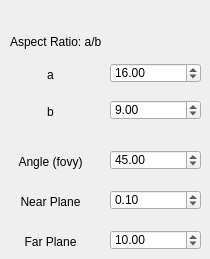
    <widget class="QWidget" name="tab_2">
     <attribute name="title">
      <string>Perspective</string>
     </attribute>
     <widget class="QLabel" name="label">
      <property name="geometry">
       <rect>
        <x>10</x>
        <y>33</y>
        <width>121</width>
        <height>17</height>
       </rect>
      </property>
      <property name="text">
       <string>Aspect Ratio: a/b</string>
      </property>
     </widget>
     <widget class="QLabel" name="label_2">
      <property name="geometry">
       <rect>
        <x>10</x>
        <y>153</y>
        <width>81</width>
        <height>17</height>
       </rect>
      </property>
      <property name="text">
       <string>Angle (fovy)</string>
      </property>
      <property name="alignment">
       <set>Qt::AlignCenter</set>
      </property>
     </widget>
     <widget class="QDoubleSpinBox" name="doubleSpinBox">
      <property name="geometry">
       <rect>
        <x>110</x>
        <y>150</y>
        <width>91</width>
        <height>20</height>
       </rect>
      </property>
      <property name="maximum">
       <double>360.000000000000000</double>
      </property>
      <property name="value">
       <double>45.000000000000000</double>
      </property>
     </widget>
     <widget class="QLabel" name="label_3">
      <property name="geometry">
       <rect>
        <x>10</x>
        <y>193</y>
        <width>81</width>
        <height>17</height>
       </rect>
      </property>
      <property name="text">
       <string>Near Plane</string>
      </property>
      <property name="alignment">
       <set>Qt::AlignCenter</set>
      </property>
     </widget>
     <widget class="QDoubleSpinBox" name="doubleSpinBox_2">
      <property name="geometry">
       <rect>
        <x>110</x>
        <y>190</y>
        <width>91</width>
        <height>20</height>
       </rect>
      </property>
      <property name="minimum">
       <double>0.000000000000000</double>
      </property>
      <property name="maximum">
       <double>10000.000000000000000</double>
      </property>
      <property name="singleStep">
       <double>0.100000000000000</double>
      </property>
      <property name="value">
       <double>0.100000000000000</double>
      </property>
     </widget>
     <widget class="QLabel" name="label_4">
      <property name="geometry">
       <rect>
        <x>10</x>
        <y>233</y>
        <width>81</width>
        <height>17</height>
       </rect>
      </property>
      <property name="text">
       <string>Far Plane</string>
      </property>
      <property name="alignment">
       <set>Qt::AlignCenter</set>
      </property>
     </widget>
     <widget class="QDoubleSpinBox" name="doubleSpinBox_3">
      <property name="geometry">
       <rect>
        <x>110</x>
        <y>230</y>
        <width>91</width>
        <height>20</height>
       </rect>
      </property>
      <property name="minimum">
       <double>0.000000000000000</double>
      </property>
      <property name="maximum">
       <double>10000.000000000000000</double>
      </property>
      <property name="singleStep">
       <double>0.100000000000000</double>
      </property>
      <property name="value">
       <double>10.000000000000000</double>
      </property>
     </widget>
     <widget class="QLabel" name="label_5">
      <property name="geometry">
       <rect>
        <x>10</x>
        <y>103</y>
        <width>81</width>
        <height>17</height>
       </rect>
      </property>
      <property name="text">
       <string>b</string>
      </property>
      <property name="alignment">
       <set>Qt::AlignCenter</set>
      </property>
     </widget>
     <widget class="QDoubleSpinBox" name="doubleSpinBox_4">
      <property name="geometry">
       <rect>
        <x>110</x>
        <y>100</y>
        <width>91</width>
        <height>20</height>
       </rect>
      </property>
      <property name="minimum">
       <double>1.000000000000000</double>
      </property>
      <property name="maximum">
       <double>100.000000000000000</double>
      </property>
      <property name="singleStep">
       <double>0.100000000000000</double>
      </property>
      <property name="value">
       <double>9.000000000000000</double>
      </property>
     </widget>
     <widget class="QLabel" name="label_12">
      <property name="geometry">
       <rect>
        <x>10</x>
        <y>66</y>
        <width>81</width>
        <height>17</height>
       </rect>
      </property>
      <property name="text">
       <string>a</string>
      </property>
      <property name="alignment">
       <set>Qt::AlignCenter</set>
      </property>
     </widget>
     <widget class="QDoubleSpinBox" name="doubleSpinBox_11">
      <property name="geometry">
       <rect>
        <x>110</x>
        <y>63</y>
        <width>91</width>
        <height>20</height>
       </rect>
      </property>
      <property name="minimum">
       <double>1.000000000000000</double>
      </property>
      <property name="maximum">
       <double>100.000000000000000</double>
      </property>
      <property name="singleStep">
       <double>0.100000000000000</double>
      </property>
      <property name="value">
       <double>16.000000000000000</double>
      </property>
     </widget>
    </widget>
